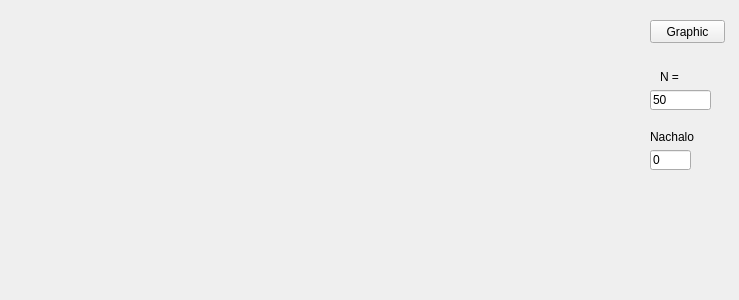
<?xml version="1.0" encoding="UTF-8"?>
<ui version="4.0">
 <class>Form</class>
 <widget class="QWidget" name="Form">
  <property name="geometry">
   <rect>
    <x>0</x>
    <y>0</y>
    <width>739</width>
    <height>300</height>
   </rect>
  </property>
  <property name="windowTitle">
   <string>Form</string>
  </property>
  <widget class="QCustomPlot" name="widget" native="true">
   <property name="geometry">
    <rect>
     <x>0</x>
     <y>0</y>
     <width>641</width>
     <height>291</height>
    </rect>
   </property>
  </widget>
  <widget class="QPushButton" name="pushButton">
   <property name="geometry">
    <rect>
     <x>650</x>
     <y>20</y>
     <width>75</width>
     <height>23</height>
    </rect>
   </property>
   <property name="text">
    <string>Graphic</string>
   </property>
  </widget>
  <widget class="QLineEdit" name="lineEdit">
   <property name="geometry">
    <rect>
     <x>650</x>
     <y>90</y>
     <width>61</width>
     <height>20</height>
    </rect>
   </property>
   <property name="text">
    <string>50</string>
   </property>
  </widget>
  <widget class="QLabel" name="label">
   <property name="geometry">
    <rect>
     <x>660</x>
     <y>70</y>
     <width>47</width>
     <height>14</height>
    </rect>
   </property>
   <property name="text">
    <string>N = </string>
   </property>
  </widget>
  <widget class="QLineEdit" name="lineEdit_2">
   <property name="geometry">
    <rect>
     <x>650</x>
     <y>150</y>
     <width>41</width>
     <height>20</height>
    </rect>
   </property>
   <property name="text">
    <string>0</string>
   </property>
  </widget>
  <widget class="QLabel" name="label_2">
   <property name="geometry">
    <rect>
     <x>650</x>
     <y>130</y>
     <width>47</width>
     <height>14</height>
    </rect>
   </property>
   <property name="text">
    <string>Nachalo</string>
   </property>
  </widget>
 </widget>
 <customwidgets>
  <customwidget>
   <class>QCustomPlot</class>
   <extends>QWidget</extends>
   <header>qcustomplot.h</header>
   <container>1</container>
  </customwidget>
 </customwidgets>
 <resources/>
 <connections/>
</ui>
